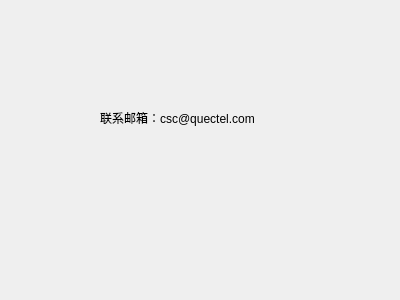
<?xml version="1.0" encoding="UTF-8"?>
<ui version="4.0">
 <class>feedback</class>
 <widget class="QWidget" name="feedback">
  <property name="geometry">
   <rect>
    <x>0</x>
    <y>0</y>
    <width>400</width>
    <height>300</height>
   </rect>
  </property>
  <property name="windowTitle">
   <string>问题反馈</string>
  </property>
  <widget class="QLabel" name="label">
   <property name="geometry">
    <rect>
     <x>100</x>
     <y>110</y>
     <width>211</width>
     <height>16</height>
    </rect>
   </property>
   <property name="text">
    <string>联系邮箱：csc@quectel.com</string>
   </property>
  </widget>
 </widget>
 <resources/>
 <connections/>
</ui>
